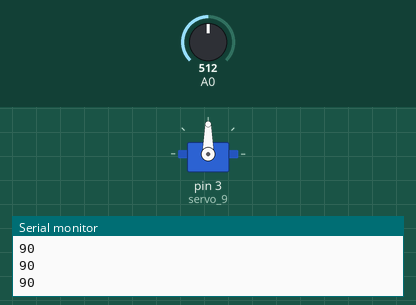
This sketch was run on a simulated Arduino Uno, built with avr-gcc and run on an emulated ATmega328P. Shown: servo, the last lines printed to the serial monitor. Inputs (shaded band) come from the test bench; at power-on: A0 = 512.

Above: at 1.2 s.
1.3 s: A0 set to 716
At 2.2 s:
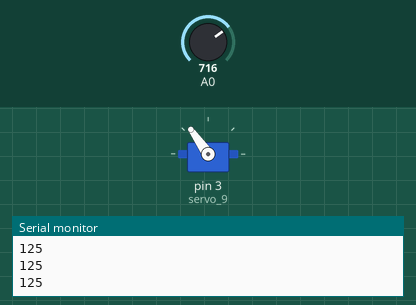
2.8 s: A0 set to 900
At 3.6 s:
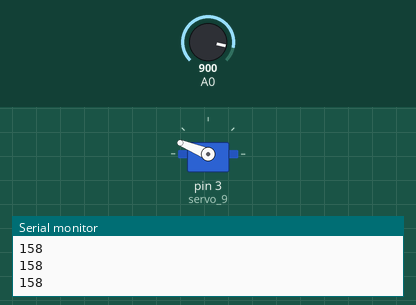
4.3 s: A0 set to 1023
At 5.0 s:
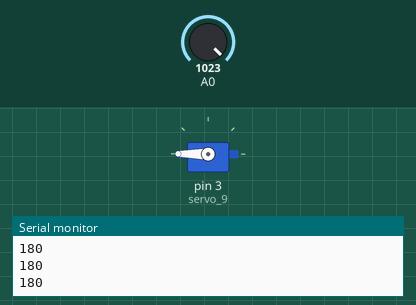
5.8 s: A0 set to 306
At 6.3 s:
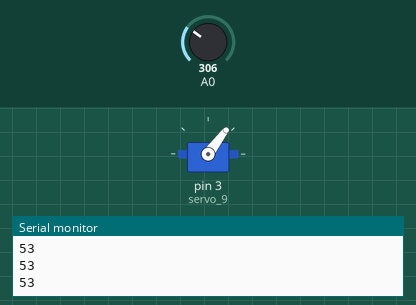
7.3 s: A0 set to 122
At 7.7 s:
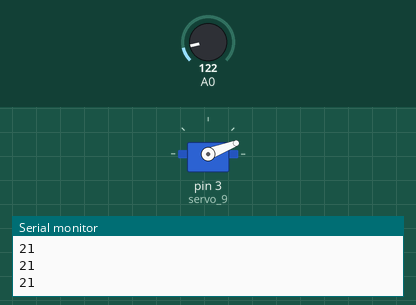
8.8 s: A0 set to 0
At 10.2 s:
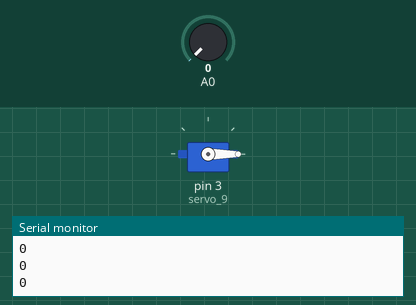
Timing chart, 0 to 11.3 s (numbered marks = the images above; inputs shaded):
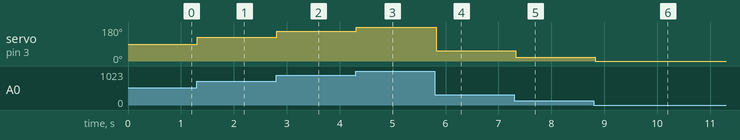

The sketch:

servomotor.ino
```cpp
#include <Servo.h>

int a = 0;

Servo servo_9;

void setup()
{
  Serial.begin(9600);
  servo_9.attach(3);
}

void loop()
{
  int b;

b = analogRead(A0);
a = map(b, 0, 1023, 0, 180);
servo_9.write(a);
Serial.println(a);
delay(100);
}
```

Measured:
- after the input at 1.3 s, servo on pin 3 (servo_9): 90° → 125° at once
- after the input at 2.8 s, servo on pin 3 (servo_9): 125° → 158° at once
- after the input at 4.3 s, servo on pin 3 (servo_9): 158° → 180° at once
- after the input at 5.8 s, servo on pin 3 (servo_9): 180° → 53° at once
- after the input at 7.3 s, servo on pin 3 (servo_9): 53° → 21° at once
- after the input at 8.8 s, servo on pin 3 (servo_9): 21° → 0° at once
